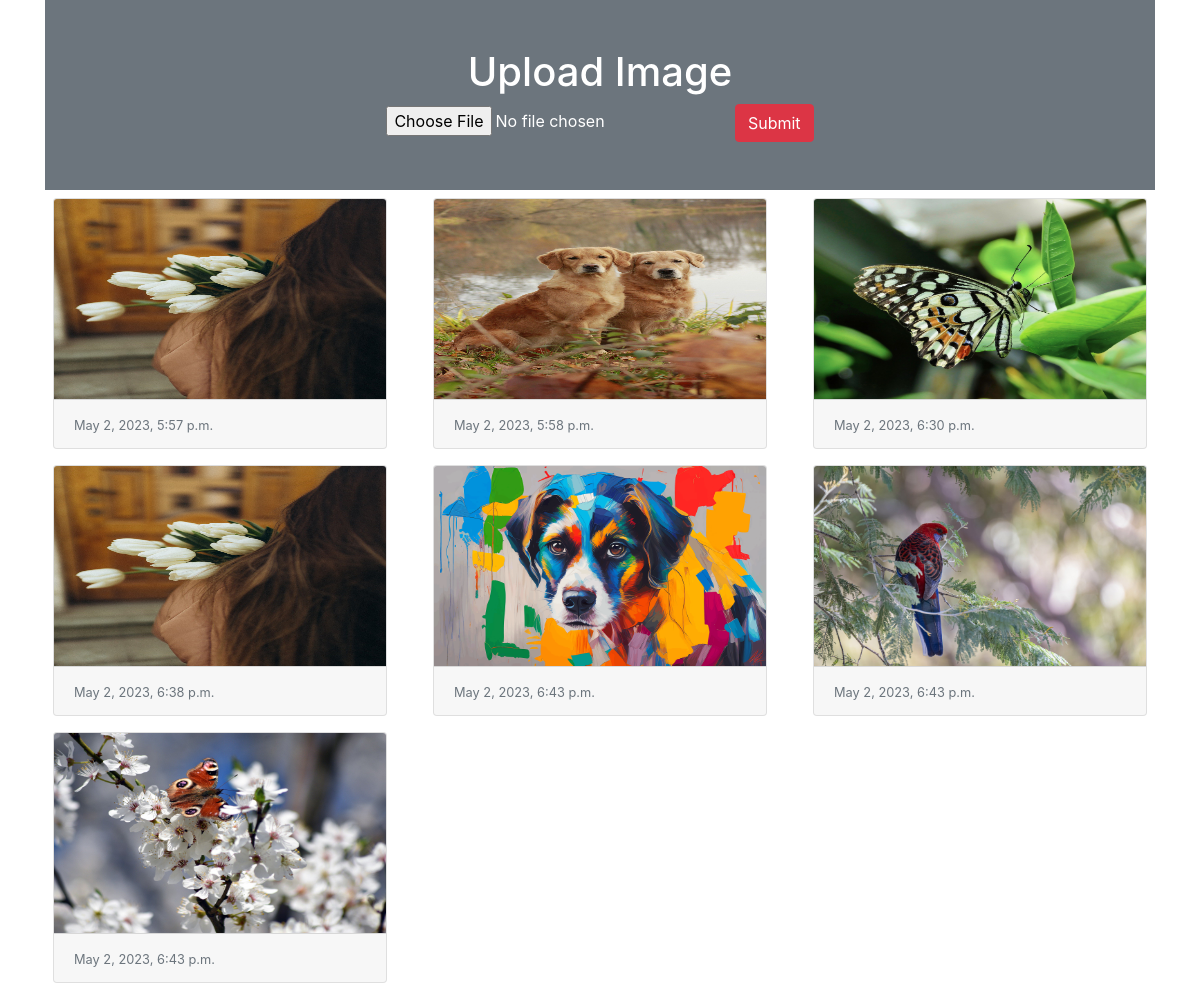
The page / on the database its author committed.
### myapp/models.py (models this page shows)
class Image(models.Model):
    photo=models.ImageField(upload_to="myimage") #folder name  where image save upload_to
    date=models.DateTimeField(auto_now_add=True)

### myapp/views.py (the view)
# urls.py: path('',views.home),
def home(request):
    if request.method=="POST":
        form=ImageForm(request.POST,request.FILES)
        if form.is_valid():
            form.save()
    form=ImageForm()
    img=Image.objects.all()
    return render(request,"myapp/home.html",{'form':form,"img":img})

### myapp/forms.py
class ImageForm(forms.ModelForm):
    class Meta:
        model=Image
        fields='__all__'
        labels={'photo':''}

### myapp/templates/myapp/home.html (shortened to what this page needs)
<!doctype html>
<html lang="en">
  <head>
    <link rel="stylesheet" href="https://cdn.jsdelivr.net/npm/bootstrap@4.5.3/dist/css/bootstrap.min.css">
  </head>
  <body>
    <div class="container">
      <div class="py-5 text-center bg-secondary text-white">
        <h1>Upload Image</h1>
        <form action="" method="post" enctype="multipart/form-data">
          {{form}}
          <input type="submit" class="btn btn-danger">
        </form>
      </div>
<div class="row">
  {% for x in img %}
  <div class="col-sm-4">
    <div class="card m-2">
<img src="{{x.photo.url}}" alt="" class="card-img-top" height="200px">
<div class="card-footer">
  <small class="text-muted">{{x.date}}</small>
</div>
    </div>
  </div>
  {% endfor %}
</div>
    </div>
  </body>
</html>

### rows shown on the page
Image: photo (picture), date "May 2, 2023, 5:57 p.m."
Image: photo (picture), date "May 2, 2023, 5:58 p.m."
Image: photo (picture), date "May 2, 2023, 6:30 p.m."
Image: photo (picture), date "May 2, 2023, 6:38 p.m."
Image: photo (picture), date "May 2, 2023, 6:43 p.m."
Image: photo (picture), date "May 2, 2023, 6:43 p.m."
Image: photo (picture), date "May 2, 2023, 6:43 p.m."
